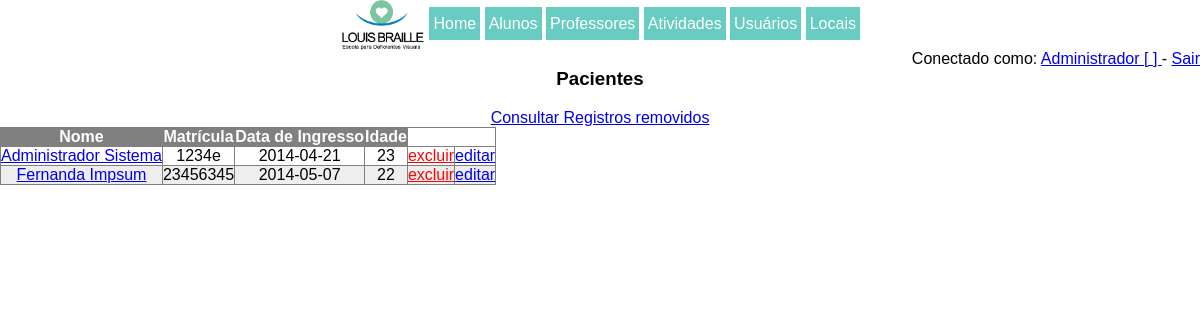
Page /lista_pacientes.php (signed in) on the committed database.
### tables this page shows
CREATE TABLE IF NOT EXISTS `alunos` (
  `cod_usuario` int(11) NOT NULL,
  `alunos` int(11) NOT NULL,
  `matricula` varchar(100) NOT NULL,
  `data_ingresso` date NOT NULL,
  `obs` mediumtext NOT NULL,
  KEY `cod_usuario` (`cod_usuario`)
);

CREATE TABLE IF NOT EXISTS `usuarios` (
  `cod` bigint(20) unsigned NOT NULL AUTO_INCREMENT,
  `nome` varchar(100) NOT NULL,
  `sobrenome` varchar(100) NOT NULL,
  `data_nasc` date NOT NULL,
  `login` varchar(100) NOT NULL,
  `senha` varchar(32) NOT NULL,
  `endereco` varchar(100) NOT NULL,
  `numero` varchar(100) NOT NULL,
  `cidade` mediumtext NOT NULL,
  `uf` varchar(2) NOT NULL,
  `cep` varchar(9) NOT NULL,
  `ativo` tinyint(1) NOT NULL,
  `categoria` int(11) NOT NULL,
  UNIQUE KEY `cod` (`cod`)
);

### lista_pacientes.php (the view, shortened to what this page needs)
<?php
  $query="SELECT * FROM alunos LEFT JOIN (usuarios) ON (alunos.cod_usuario=usuarios.cod) where usuarios.ativo=1 ORDER BY nome";
  $result=mysql_query($query);
  $num=mysql_numrows($result);
  include "topo.php";
  ?>
<h3>Pacientes</h3>
<a href="lista_alunos_excluidos.php">Consultar Registros removidos</a>
<font face="Arial, Helvetica, sans-serif">
<table class="sortable" border="1" cellspacing="2" cellpadding="2">
<tr>
  <th>Nome</th>
  <th>Matrícula</th>
  <th>Data de Ingresso</th>
  <th>Idade</th>
</tr>
<?php
$i=0;while ($i < $num) {
  $nome=mysql_result($result,$i,"nome");
  $sobrenome=mysql_result($result,$i,"sobrenome");
  $matricula=mysql_result($result,$i,"matricula");
  $data_ingresso=mysql_result($result,$i,"data_ingresso");
  $data_nasc=mysql_result($result,$i,"data_nasc");
  $cod=mysql_result($result,$i,"cod_usuario");?>
  <tr>
  <td>
    <a href="aluno.php?c=<?php echo $cod; ?>  ">
      <?php echo $nome." ".$sobrenome; ?>
    </a>
  </td>
  <td>
  <?php echo $matricula; ?>
  </td>
  <td>
  <?php echo $data_ingresso; ?>
  </td>
  <td tooltip="<?php echo $data_nasc; ?>">
  </td>
  <td>
    <a href="excluir_aluno.php?c=<?php echo $cod; ?>" style="color:red;">excluir</a>
  </td>
  <td>
    <a href="editar_aluno.php?c=<?php echo $cod; ?>">editar</a>
  </td>
  </tr>
  <?php
  $i++;
}?>
</table>
</font>
<?php
  include "rodape.php";
   ?>

### js/sorttable.css (style rules this page uses)
tr:nth-child(even) { background-color: #eee; }

### css/cabecalho.css (style rules this page uses)
body { margin: 0; font-family: verdana, arial; text-align: center; }

### rows in the picture
alunos: usuarios.nome "Administrador", usuarios.sobrenome "Sistema", matricula "1234e", data_ingresso "2014-04-21"
alunos: usuarios.nome "Fernanda", usuarios.sobrenome "Impsum", matricula "23456345", data_ingresso "2014-05-07"

### other values in the picture
$_SESSION["nome"] "Administrador"
